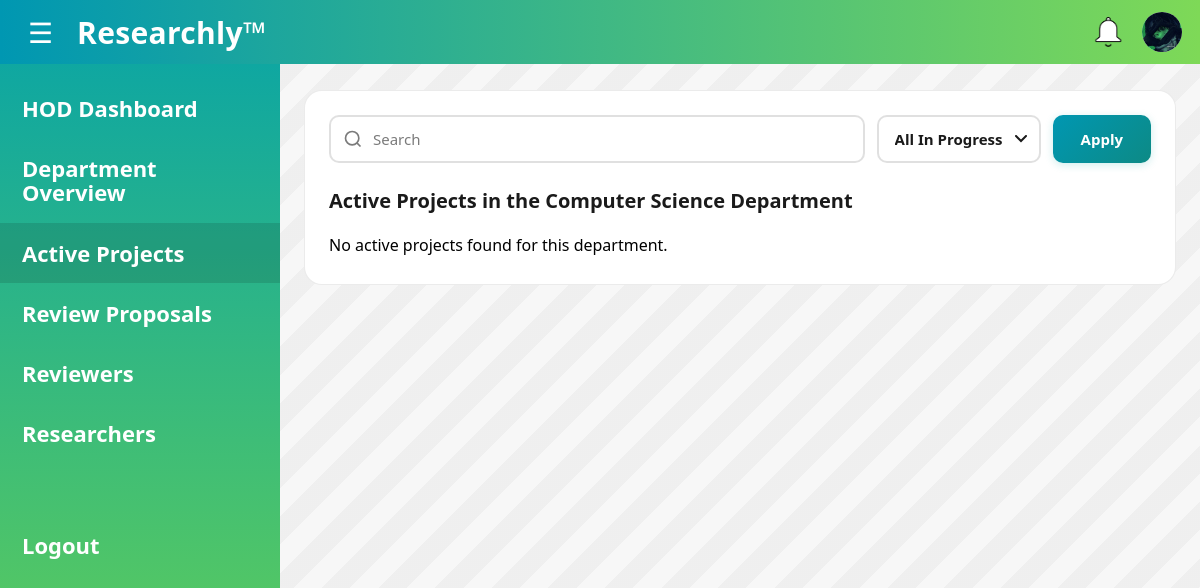
The app's page /HOD/active-projects (signed in) with its own data.
### main.py (models this page shows)
class UserProfile(db.Model):
    user_id = db.Column(db.String(36), db.ForeignKey('user.id'), primary_key=True)
    contact_number = db.Column(db.String(15), nullable=True)
    address = db.Column(db.String(100), nullable=True)
    emergency_contact_name = db.Column(db.String(80), nullable=True)
    emergency_contact_number = db.Column(db.String(15), nullable=True)
    profile_picture = db.Column(db.String(255), nullable=True)
    department_name = db.Column(db.String(80), nullable=True)
    expertise_tags = db.Column(db.String(255), nullable=True)
    role = db.Column(db.String(20), nullable=False, default="UNASSIGNED")
    created_at = db.Column(db.DateTime, default=lambda: datetime.now(timezone.utc), nullable=False)
    account_status = db.Column(db.String(15), nullable=False)

### main.py (the view, shortened to what this page needs)
@app.route("/HOD/active-projects")
@login_required
def hod_active_projects():
    prof = get_profile(current_user.id)
    if not prof or prof.role != "HOD":
        flash("Access denied. HOD role required.", "error")
        return redirect(url_for("dashboard"))
    q = (request.args.get("q") or "").strip()
    status_filter = (request.args.get("status") or "").strip().upper()
    department_name = (prof.department_name or "").strip()
    projects = []
    if department_name:
        query = (
            db.session.query(
                Project.project_id,
                Project.project_status,
                Project.start_date,
                Project.end_date,
                Proposal.project_title,
                User.full_name
            )
            .join(Proposal, Proposal.proposal_id == Project.proposal_id)
            .join(Researcher, Researcher.researcher_id == Project.researcher_id)
            .join(User, User.id == Researcher.user_id)
            .join(UserProfile, UserProfile.user_id == User.id)
            .filter(
                func.lower(UserProfile.department_name) == department_name.lower(),
                UserProfile.role == "RESEARCHER"
            )
        )
        if status_filter == "ONGOING":
            query = query.filter(func.upper(Project.project_status) == "IN PROGRESS")
        elif status_filter == "COMPLETED":
            query = query.filter(func.upper(Project.project_status) == "COMPLETED")
        elif status_filter == "ON-HOLD":
            query = query.filter(func.upper(Project.project_status) == "ON HOLD")
        else:
            query = query.filter(func.upper(Project.project_status) == "IN PROGRESS")
        if q:
            query = query.filter(Proposal.project_title.ilike(f"%{q}%"))
        query = query.order_by(Project.start_date.desc())
        project_rows = query.all()
    return render_template(
        "hod_active_projects.html",
        prof=prof,
        projects=projects,
        department_name=department_name or "Department",
        q=q,
        status_filter=status_filter
    )

### main.py (called while the page is built)
@login_manager.user_loader
def load_user(user_id):
    return User.query.get(user_id)

def get_profile(user_id: str):
    return UserProfile.query.filter_by(user_id=user_id).first()

@app.context_processor
def inject_profile():
    if current_user.is_authenticated:
        return {"prof": get_profile(current_user.id)}
    return {"prof": None}

### templates/hod_active_projects.html (shortened to what this page needs)
<!DOCTYPE html>
<html lang="en">
<head>
  <link rel="stylesheet" href="{{ url_for('static', filename='css/hod_active_projects.css') }}">
  <link rel="stylesheet" href="{{ url_for('static', filename='css/colors.css') }}">
</head>
<body>
  <header class="topbar">
    <div class="left">
      <button class="hamburger" type="button" aria-label="Menu" id="hamburger">&#9776;</button>
      <div class="brand">Researchly™</div>
    </div>
    <div class="icons">
      <a href="{{ url_for('notifications') }}" class="icon bell" title="Notifications"></a>
      <a href="{{ url_for('view_profile') }}" class="icon user" title="Profile">
        {% if prof.profile_picture %}
          <img class="top-avatar"
            src="{{ url_for('static', filename='uploads/' ~ prof.profile_picture) }}"
            alt="Profile">
        {% else %}
          <span class="fallback-user">👤</span>
        {% endif %}
      </a>
    </div>
  </header>
  <main class="layout" id="layout">
    <aside class="sidebar" id="sidebar">
      <a class="side-link" href="{{ url_for('hod_dashboard') }}">HOD Dashboard</a>
      <a class="side-link" href="{{ url_for('hod_department_overview') }}">Department<br/>Overview</a>
      <a class="side-link active" href="{{ url_for('hod_active_projects') }}">Active Projects</a>
      <a class="side-link" href="{{ url_for('hod_review_proposals') }}">Review Proposals</a>
      <a class="side-link" href="{{ url_for('hod_reviewers') }}">Reviewers</a>
      <a class="side-link" href="{{ url_for('hod_researchers') }}">Researchers</a>
      <div class="side-spacer"></div>
      <a class="side-link logout" href="{{ url_for('logout') }}">Logout</a>
    </aside>
    <section class="content">
      <div class="card">
        <form class="controls-bar" method="GET" action="{{ url_for('hod_active_projects') }}" id="filterForm">
          <div class="search-box">
            <input type="text" id="searchInput" name="q" placeholder="Search" value="{{ q or '' }}">
          </div>
          <div class="filter-dropdown">
            <select id="filterSelect" name="status">
              <option value="" {% if not status_filter %}selected{% endif %}>All In Progress</option>
            </select>
          </div>
          <button type="submit" class="btn">Apply</button>
        </form>
        <div class="projects-section">
          <h2>Active Projects in the {{ department_name }} Department</h2>
          <div class="projects-list">
            {% if projects %}
              {% for project in projects %}
                <div class="project-item">
                  <span class="project-title">{{ project.project_title }}</span>
                  <button class="btn-view">View</button>
                </div>
              {% endfor %}
            {% else %}
              <div class="empty-state">No active projects found for this department.</div>
            {% endif %}
          </div>
        </div>
      </div>
    </section>
  </main>
</body>
</html>

### static/css/hod_active_projects.css (style rules this page uses)
* { box-sizing: border-box; font-family: "Segoe UI", Arial, sans-serif; }
body { margin: 0; min-height: 100vh; background: #f7f7f7; }
.topbar { height: 64px; padding: 0 18px; display: flex; align-items: center; justify-content: space-between; background: linear-gradient(90deg, var(--accent-2), var(--accent-1)); color: #fff; }
.topbar .left { display: flex; align-items: center; gap: 14px; }
.hamburger { border: none; background: transparent; color: #fff; font-size: 28px; cursor: pointer; padding: 6px 10px; border-radius: 10px; }
.brand { font-size: 30px; font-weight: 800; letter-spacing: 0.3px; }
.icons { display: flex; gap: 14px; align-items: center; }
.icon { width: 40px; height: 40px; display: inline-block; position: relative; }
.icon.bell { background-image: url('../img/white_bell.png'); background-size: contain; background-repeat: no-repeat; background-position: center; }
.icon.user { width: 40px; height: 40px; border-radius: 50%; overflow: hidden; display: inline-flex; align-items: center; justify-content: center; background: #fff; text-decoration: none; flex: 0 0 40px; }
.icon.user .top-avatar { width: 100%; height: 100%; object-fit: cover; display: block; }
a.icon { text-decoration: none; color: inherit; }
.layout { display: grid; grid-template-columns: 280px 1fr; min-height: calc(100vh - 64px); transition: grid-template-columns 0.3s ease; }
.sidebar { background: linear-gradient(180deg, #0fa7a1, #6bd24f); padding: 14px 0; color: #fff; transition: transform 0.3s ease, width 0.3s ease; width: 280px; }
.side-link { display: block; padding: 18px 22px; color: #fff; text-decoration: none; font-weight: 700; font-size: 22px; line-height: 1.1; white-space: nowrap; }
.side-link.active { background: rgba(0,0,0,0.12); }
.side-spacer { height: 40px; }
.side-link.logout { margin-top: 12px; }
.content { padding: 26px 24px 40px; background: repeating-linear-gradient( 135deg, rgba(0,0,0,0.03) 0, rgba(0,0,0,0.03) 20px, rgba(255,255,255,0.0) 20px, rgba(255,255,255,0.0) 40px ); }
.card { max-width: 1200px; margin: 0 auto; background: #fff; border-radius: 18px; border: 1px solid rgba(0,0,0,0.08); padding: 24px 24px 28px; }
.controls-bar { display: flex; justify-content: space-between; gap: 12px; margin-bottom: 24px; }
.search-box { position: relative; flex: 1; max-width: 600px; }
.search-box input { width: 100%; padding: 12px 16px 12px 42px; border: 2px solid rgba(0,0,0,0.12); border-radius: 10px; font-size: 15px; color: #1a1a1a; }
.search-box input::placeholder { color: #7b7b7b; }
.filter-dropdown select { padding: 12px 16px; border: 2px solid rgba(0,0,0,0.12); border-radius: 10px; background: #fff; font-size: 15px; font-weight: 600; color: #1a1a1a; cursor: pointer; min-width: 140px; appearance: none; background-repeat: no-repeat; background-position: right 12px center; padding-right: 36px; }
.projects-section h2 { font-size: 20px; font-weight: 700; color: #1a1a1a; margin: 0 0 20px; }
.projects-list { display: flex; flex-direction: column; gap: 2px; }
.btn { padding: 12px 28px; background: linear-gradient(135deg, var(--accent-2), #0d8a85); color: #fff; border: none; border-radius: 10px; font-size: 15px; font-weight: 700; cursor: pointer; transition: all 0.3s ease; box-shadow: 0 2px 8px rgba(15,167,161,0.2); }

### static/css/colors.css (style rules this page uses)
:root { --accent-1: #7ed957; --accent-2: #0097b2; --font-1: #28a5a8; }

### records on screen
UserProfile: profile_picture (picture), department_name "Computer Science"
